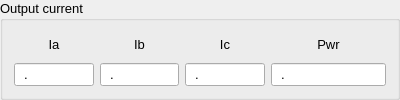
     <widget class="QGroupBox" name="groupBox_2">
      <property name="sizePolicy">
       <sizepolicy hsizetype="Preferred" vsizetype="Fixed">
        <horstretch>0</horstretch>
        <verstretch>0</verstretch>
       </sizepolicy>
      </property>
      <property name="maximumSize">
       <size>
        <width>400</width>
        <height>16777215</height>
       </size>
      </property>
      <property name="font">
       <font>
        <family>Arial</family>
        <pointsize>10</pointsize>
        <weight>50</weight>
        <bold>false</bold>
       </font>
      </property>
      <property name="title">
       <string>Output current</string>
      </property>
      <property name="flat">
       <bool>false</bool>
      </property>
      <layout class="QGridLayout" name="gridLayout">
       <item row="0" column="0">
        <widget class="QLabel" name="label_6">
         <property name="minimumSize">
          <size>
           <width>50</width>
           <height>15</height>
          </size>
         </property>
         <property name="maximumSize">
          <size>
           <width>120</width>
           <height>30</height>
          </size>
         </property>
         <property name="text">
          <string>Ia</string>
         </property>
         <property name="alignment">
          <set>Qt::AlignCenter</set>
         </property>
        </widget>
       </item>
       <item row="1" column="0">
        <widget class="QLineEdit" name="lineEdit_Ia">
         <property name="minimumSize">
          <size>
           <width>60</width>
           <height>20</height>
          </size>
         </property>
         <property name="maximumSize">
          <size>
           <width>90</width>
           <height>30</height>
          </size>
         </property>
         <property name="inputMask">
          <string>00.00</string>
         </property>
         <property name="readOnly">
          <bool>true</bool>
         </property>
        </widget>
       </item>
       <item row="1" column="1">
        <widget class="QLineEdit" name="lineEdit_Ib">
         <property name="minimumSize">
          <size>
           <width>60</width>
           <height>20</height>
          </size>
         </property>
         <property name="maximumSize">
          <size>
           <width>90</width>
           <height>30</height>
          </size>
         </property>
         <property name="inputMask">
          <string>00.00</string>
         </property>
         <property name="readOnly">
          <bool>true</bool>
         </property>
        </widget>
       </item>
       <item row="0" column="1">
        <widget class="QLabel" name="label_7">
         <property name="minimumSize">
          <size>
           <width>50</width>
           <height>15</height>
          </size>
         </property>
         <property name="maximumSize">
          <size>
           <width>120</width>
           <height>30</height>
          </size>
         </property>
         <property name="whatsThis">
          <string>&lt;html&gt;&lt;head/&gt;&lt;body&gt;&lt;p&gt;DCDC Primary side current &lt;/p&gt;&lt;/body&gt;&lt;/html&gt;</string>
         </property>
         <property name="text">
          <string>Ib</string>
         </property>
         <property name="alignment">
          <set>Qt::AlignCenter</set>
         </property>
        </widget>
       </item>
       <item row="0" column="2">
        <widget class="QLabel" name="label_21">
         <property name="minimumSize">
          <size>
           <width>50</width>
           <height>15</height>
          </size>
         </property>
         <property name="maximumSize">
          <size>
           <width>120</width>
           <height>30</height>
          </size>
         </property>
         <property name="whatsThis">
          <string>&lt;html&gt;&lt;head/&gt;&lt;body&gt;&lt;p&gt;DCDC second side current&lt;/p&gt;&lt;/body&gt;&lt;/html&gt;</string>
         </property>
         <property name="text">
          <string>Ic</string>
         </property>
         <property name="alignment">
          <set>Qt::AlignCenter</set>
         </property>
        </widget>
       </item>
       <item row="1" column="2">
        <widget class="QLineEdit" name="lineEdit_Ic">
         <property name="minimumSize">
          <size>
           <width>60</width>
           <height>20</height>
          </size>
         </property>
         <property name="maximumSize">
          <size>
           <width>90</width>
           <height>30</height>
          </size>
         </property>
         <property name="inputMask">
          <string>00.00</string>
         </property>
         <property name="readOnly">
          <bool>true</bool>
         </property>
        </widget>
       </item>
       <item row="0" column="3">
        <widget class="QLabel" name="label_5">
         <property name="minimumSize">
          <size>
           <width>50</width>
           <height>15</height>
          </size>
         </property>
         <property name="text">
          <string>Pwr</string>
         </property>
         <property name="alignment">
          <set>Qt::AlignCenter</set>
         </property>
        </widget>
       </item>
       <item row="1" column="3">
        <widget class="QLineEdit" name="lineEdit_Pwr">
         <property name="minimumSize">
          <size>
           <width>60</width>
           <height>20</height>
          </size>
         </property>
         <property name="inputMask">
          <string>00.000</string>
         </property>
        </widget>
       </item>
      </layout>
     </widget>
